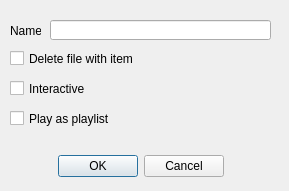
<?xml version="1.0" encoding="UTF-8"?>
<ui version="4.0">
 <class>TabDialog</class>
 <widget class="QDialog" name="TabDialog">
  <property name="geometry">
   <rect>
    <x>0</x>
    <y>0</y>
    <width>289</width>
    <height>191</height>
   </rect>
  </property>
  <property name="windowTitle">
   <string>Dialog</string>
  </property>
  <widget class="QDialogButtonBox" name="buttonBox">
   <property name="geometry">
    <rect>
     <x>10</x>
     <y>150</y>
     <width>261</width>
     <height>32</height>
    </rect>
   </property>
   <property name="orientation">
    <enum>Qt::Horizontal</enum>
   </property>
   <property name="standardButtons">
    <set>QDialogButtonBox::Cancel|QDialogButtonBox::Ok</set>
   </property>
   <property name="centerButtons">
    <bool>true</bool>
   </property>
  </widget>
  <widget class="QLabel" name="label">
   <property name="geometry">
    <rect>
     <x>10</x>
     <y>20</y>
     <width>31</width>
     <height>21</height>
    </rect>
   </property>
   <property name="text">
    <string>Name</string>
   </property>
   <property name="buddy">
    <cstring>tabName</cstring>
   </property>
  </widget>
  <widget class="QLineEdit" name="tabName">
   <property name="geometry">
    <rect>
     <x>50</x>
     <y>20</y>
     <width>221</width>
     <height>20</height>
    </rect>
   </property>
   <property name="text">
    <string/>
   </property>
  </widget>
  <widget class="QCheckBox" name="deleteFile">
   <property name="geometry">
    <rect>
     <x>10</x>
     <y>50</y>
     <width>261</width>
     <height>17</height>
    </rect>
   </property>
   <property name="text">
    <string>Delete file with item</string>
   </property>
  </widget>
  <widget class="QCheckBox" name="interactive">
   <property name="geometry">
    <rect>
     <x>10</x>
     <y>80</y>
     <width>261</width>
     <height>17</height>
    </rect>
   </property>
   <property name="text">
    <string>Interactive</string>
   </property>
  </widget>
  <widget class="QCheckBox" name="playlist">
   <property name="geometry">
    <rect>
     <x>10</x>
     <y>110</y>
     <width>261</width>
     <height>17</height>
    </rect>
   </property>
   <property name="text">
    <string>Play as playlist</string>
   </property>
  </widget>
 </widget>
 <resources/>
 <connections>
  <connection>
   <sender>buttonBox</sender>
   <signal>accepted()</signal>
   <receiver>TabDialog</receiver>
   <slot>accept()</slot>
   <hints>
    <hint type="sourcelabel">
     <x>248</x>
     <y>254</y>
    </hint>
    <hint type="destinationlabel">
     <x>157</x>
     <y>274</y>
    </hint>
   </hints>
  </connection>
  <connection>
   <sender>buttonBox</sender>
   <signal>rejected()</signal>
   <receiver>TabDialog</receiver>
   <slot>reject()</slot>
   <hints>
    <hint type="sourcelabel">
     <x>316</x>
     <y>260</y>
    </hint>
    <hint type="destinationlabel">
     <x>286</x>
     <y>274</y>
    </hint>
   </hints>
  </connection>
 </connections>
</ui>
